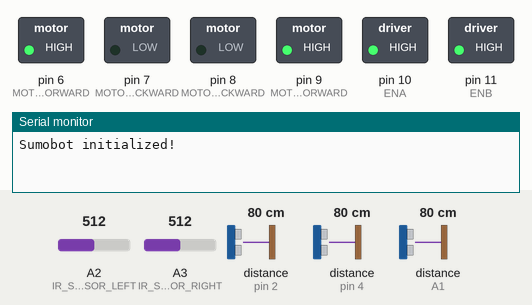
This sketch was run on a simulated Arduino Uno, built with avr-gcc and run on an emulated ATmega328P. Shown: switched loads named in the sketch (green lamp = pin HIGH), the last lines printed to the serial monitor. Wiring (inferred from the names in the program): 3 × ultrasonic range finder: trigger pin 3, echo pin 2 / trigger pin 5, echo pin 4 / trigger A0, echo A1. Dashed ring = blinking. The inputs (shaded band) are chosen by the test bench; at power-on: distance to the obstacle (sensors on pin 4, pin 2, A1) 80 cm, A2 (IR_SENSOR_LEFT) = 512, A3 (IR_SENSOR_RIGHT) = 512. The echo pulse lasts 58.3 µs per cm; pins used as bus, display or sensor lines are not drawn.

Above: at 6.2 s.
6.3 s: distance to the obstacle (sensor on pin 4) set to 2 cm
At 7.2 s:
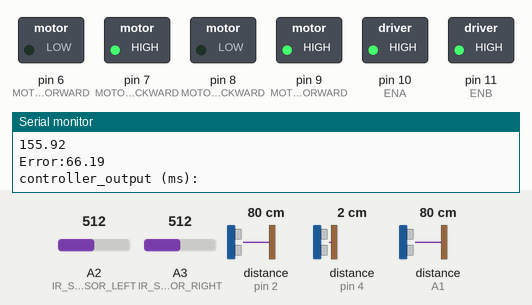
9.3 s: A2 (IR_SENSOR_LEFT) set to 690
12.3 s: A2 (IR_SENSOR_LEFT) set to 719
At 13.33 s:
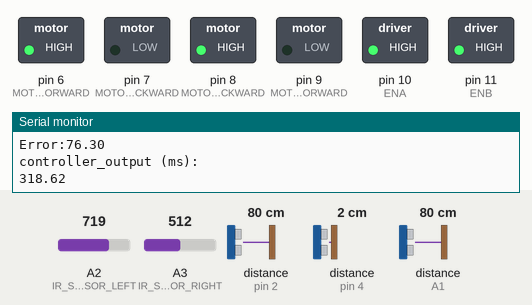
15.3 s: A2 (IR_SENSOR_LEFT) set to 306
At 15.86 s:
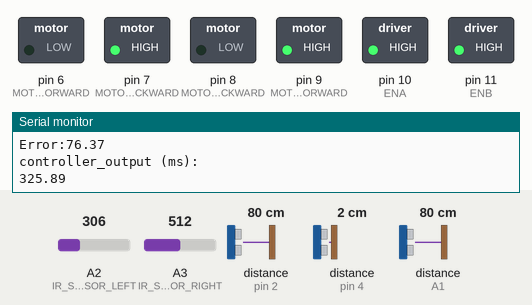
18.3 s: distance to the obstacle (sensor on pin 2) set to 4 cm
At 19.2 s:
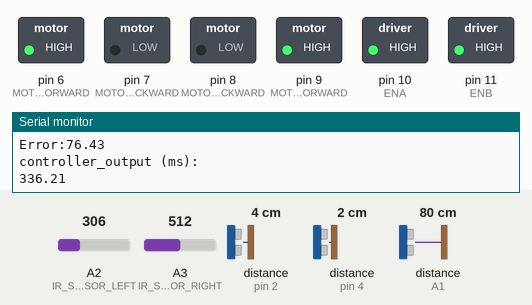
21.3 s: distance to the obstacle (sensor on A1) set to 4 cm
At 22.3 s:
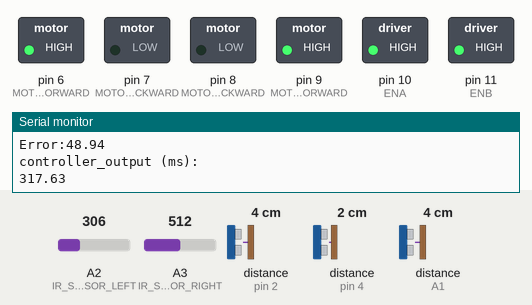
24.3 s: distance to the obstacle (sensor on A1) set to 2 cm
At 25.6 s:
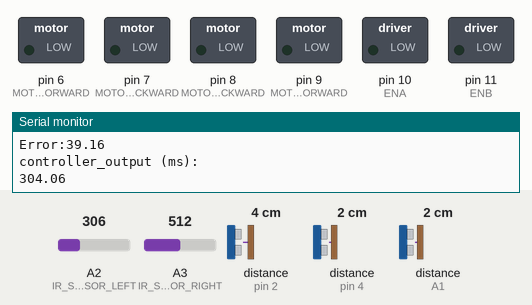
Timing chart, 0 to 27.2 s (numbered marks = the images above; inputs shaded):
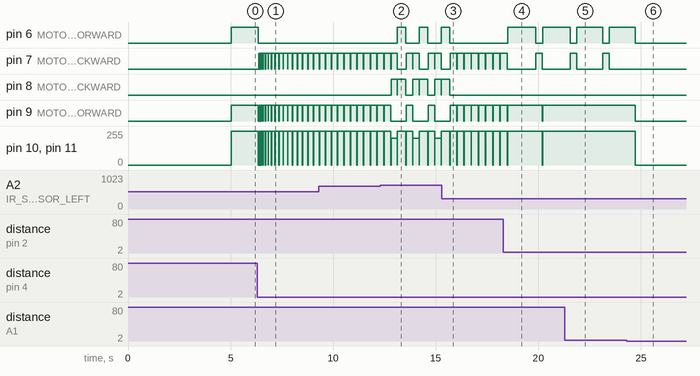

The sketch:

Sumobot2025_Code.ino
```cpp
/* Sumobot 2025 – Standard Stream
 * 代码作者: Peihong Li (李培泓), Zhengyang Yu (余政阳)
 *
 * 简介:
 *  - 三向超声 (前/左/右) + 双IR边缘检测 的对抗机器人
 *  - 以状态机 (SEARCHING / ATTACKING / AVOIDING_EDGE) 管理策略，边缘回避优先级最高
 *  - 进攻采用“50ms步长”的持续逼抢，每步都复核边缘/目标，安全且响应快
 *  - 关键改进：将PID输出由“PWM幅值”改为“固定功率下的转向时长(ms)” 结合一阶滤波、积分限幅与最大输出限制，显著提升低速段纠偏稳定性
 *
 * Overview:
 *  - Sumo robot using 3 HC-SR04 sonars (front/left/right) + dual IR line sensors.
 *  - Finite-state machine: SEARCHING / ATTACKING / AVOIDING_EDGE (edge-avoid has highest priority).
 *  - Continuous attack in 50ms steps to re-check edge/opponent frequently (safe & responsive).
 *  - Key improvement: time-based PID turning (ms) with filtering, anti-windup and output cap,
 *    much more stable than PWM-difference at low speed.
 *
 * 硬件连接 Pin Mapping:
 *  - L298N: ENA=D10(右), ENB=D11(左), R_FWD=D9, R_BWD=D8, L_BWD=D7, L_FWD=D6
 *  - 超声波: Front TRIG=D3/ECHO=D2, Left TRIG=D5/ECHO=D4, Right TRIG=A0/ECHO=A1
 *  - IR边缘: 左 A2 (白边时高), 右 A3 (白边时低)
 *
 * 关键参数 Key Params:
 *  - EDGE_DETECT_CONFIRM_COUNT=2：IR需连续命中2次才判边缘，抑制抖动
 *  - ATTACK_STEP=50ms, MAX_ATTACK_TIME=1200ms：逼抢步长 最长时长
 *  - PID: kp=4.0, ki=0.8, kd=1.5；积分限幅±50；MAX_CONTROLLER_OUTPUT=500ms
 *  - DEGREES_TO_MS=4.4：测得的机器人以满功率（PWM=255）转动 1° 所需的时间 ≈ 4.4 毫秒
 *  - 90°定时转向 delay(400)：实测所得
 *
 * 调参建议 Tuning Tips:
 *  - IR阈值：EDGE_THRESHOLD_LEFT/RIGHT 依据赛道白边反射特性微调
 *  - 攻击节奏：ATTACK_STEP 越小越灵敏但CPU 循环频率太高，频繁 delay + 传感器读取，会浪费时间在I/O上，可能还没前进出明显位移就被检测打断，逼抢动作变得断断续续，故选用50ms
 *  - PID：先调 kp 至能稳定纠偏，再加 kd 抑制抖动，最后加小幅 ki 修正系统性偏差
 *  - 最大输出：MAX_CONTROLLER_OUTPUT 控制单次转向上限，防呆/防暴走
 *
 * 安全策略 / Safety:
 *  - detect_edge() 结果一旦成立，立即抢占，执行 avoid_edge()（停→退→90°转）
 *  - 所有长动作均设置上限（如攻击总时长），防止卡死
 *
 * 已知限制 / Known Limits:
 *  - 超声测距存在盲区（<2cm无法探测）与偶发timeout，已通过滤波/上限处理提高鲁棒性
 *  - 90°转向基于定时，非闭环角度；如需精确角度，需改用带编码器的电机（本赛禁用）
 */

// -------------------- Motor control --------------------
#define ENA 10 // right PWM (L298N ENB/ENA命名随接线)
#define ENB 11 // left  PWM
#define MOTOR_RIGHT_FORWARD 9
#define MOTOR_RIGHT_BACKWARD 8
#define MOTOR_LEFT_BACKWARD 7
#define MOTOR_LEFT_FORWARD 6

// -------------------- IR sensors (edge detection) --------------------
#define IR_SENSOR_LEFT A2   // 左IR：白边时读数高（~920），阈值设高些
#define IR_SENSOR_RIGHT A3  // 右IR：白边时读数低（~30），阈值设低些

// -------------------- Ultrasonic (HC-SR04) --------------------
#define TRIG_PIN_LEFT 5
#define ECHO_PIN_LEFT 4
#define TRIG_PIN_FRONT 3
#define ECHO_PIN_FRONT 2
#define TRIG_PIN_RIGHT A0
#define ECHO_PIN_RIGHT A1

// Speed of sound cm/us (未直接使用，保留为可能的精确定义)
#define SPEED_OF_SOUND 0.034

// Sonar clamp range
#define MAX_DISTANCE 90   // 超出视为无敌人
#define MIN_DISTANCE 2    // 超声波传感器自身的探测下限

// ---------- Edge Detection Constants ----------
#define EDGE_THRESHOLD_LEFT 700   // 左IR高于此认为白边
#define EDGE_THRESHOLD_RIGHT 50   // 右IR低于此认为白边
#define WHITE_SURFACE 1
#define BLACK_SURFACE 0

// ---------- Edge detection debounce ----------
bool left_edge_detected = false;
bool right_edge_detected = false;
int edge_detect_count = 0;                  // 连续确认计数
const int EDGE_DETECT_CONFIRM_COUNT = 2;    // 去抖：至少命中2次才判定

// ---------- PID (time-based output in ms) ----------
float kp = 4.0;
float ki = 0.8;
float kd = 1.5;

float prev_error = 0;
float error = 0;
float integral = 0;                 // 抗积分饱和在控制函数中
float controller_output = 0;        // 输出：转向时间 (ms)
float MAX_CONTROLLER_OUTPUT = 500;  // 单次最大转向时长 (ms)

int flag = 0;                       // 1:right, 2:left（用于选择误差来源）
float filtered_error = 0;           // 一阶滤波误差
float filtered_dir_error = 0;

// Rotation constant (if need angle-based timing)
#define DEGREES_TO_MS 4.4

// ---------- FSM ----------
enum RobotState { SEARCHING, ATTACKING, AVOIDING_EDGE };
RobotState currentState = SEARCHING;

void setup() {
  Serial.begin(9600);

  // Motors
  pinMode(ENA, OUTPUT);
  pinMode(ENB, OUTPUT);
  pinMode(MOTOR_LEFT_FORWARD, OUTPUT);
  pinMode(MOTOR_LEFT_BACKWARD, OUTPUT);
  pinMode(MOTOR_RIGHT_FORWARD, OUTPUT);
  pinMode(MOTOR_RIGHT_BACKWARD, OUTPUT);

  // IR
  pinMode(IR_SENSOR_LEFT, INPUT);
  pinMode(IR_SENSOR_RIGHT, INPUT);

  // Sonars
  pinMode(TRIG_PIN_FRONT, OUTPUT);
  pinMode(ECHO_PIN_FRONT, INPUT);
  pinMode(TRIG_PIN_LEFT, OUTPUT);
  pinMode(ECHO_PIN_LEFT, INPUT);
  pinMode(TRIG_PIN_RIGHT, OUTPUT);
  pinMode(ECHO_PIN_RIGHT, INPUT);

  delay(5000); // 开赛前预留校准/放置时间
  Serial.println("Sumobot initialized!");
}

void loop() {
  // 1) 边缘优先：一旦探测到边缘，立刻进入回避流程
  if (detect_edge()) {
    currentState = AVOIDING_EDGE;
    avoid_edge();
    integral = 0;     // 切状态时重置积分，防止残留
    return;
  }

  // 2) 正常对抗逻辑
  currentState = SEARCHING;
  String direction = detect_robot_dir();  // 基于三向最小距离选择方向

  if (direction == "front") {
    currentState = ATTACKING;
    attack_continuously();  // 50ms 步长的持续逼抢（内含边缘/目标复核）
    integral = 0;           // 直行后复位积分
  } else if (direction == "right") {
    flag = 1;
    turn_right_time(get_dir_error(flag));  // 时间式PID：输出为delay(ms)
  } else if (direction == "left"){
    flag = 2;
    turn_left_time(get_dir_error(flag));
  } else {
    rotate();  // 未锁定目标：原地对转进行检索
  }
}

// 持续逼抢：每50ms复核一次边缘与目标，以安全与响应速度为平衡
void attack_continuously() {
  int attack_duration = 0;
  const int MAX_ATTACK_TIME = 1200; // 单次逼抢上限
  const int ATTACK_STEP = 50;       // 50ms步长

  while (attack_duration < MAX_ATTACK_TIME) {
    if (detect_edge()) {
      stop_motors();
      move_backward();
      delay(10);
      return;
    }

    String current_direction = detect_robot_dir();
    if (current_direction != "front") {
      stop_motors(); // 目标偏移，立即停止本次逼抢
      return;
    }

    move_forward();
    delay(ATTACK_STEP);
    attack_duration += ATTACK_STEP;
  }
  return;
}

// 原地对转（右轮前进，左轮后退）
void rotate() {
  digitalWrite(MOTOR_RIGHT_FORWARD, HIGH);
  digitalWrite(MOTOR_RIGHT_BACKWARD, LOW);
  analogWrite(ENB, 255);

  digitalWrite(MOTOR_LEFT_FORWARD, LOW);
  digitalWrite(MOTOR_LEFT_BACKWARD, HIGH);
  analogWrite(ENA, 255);
}

// ---- 边缘检测（带去抖）----
bool detect_edge() {
  int left_sensor = analogRead(IR_SENSOR_LEFT);
  int right_sensor = analogRead(IR_SENSOR_RIGHT);

  // 判定：左高于阈值/右低于阈值即视为白边
  left_edge_detected = (left_sensor > EDGE_THRESHOLD_LEFT);
  right_edge_detected = (right_sensor < EDGE_THRESHOLD_RIGHT);

  if (left_edge_detected || right_edge_detected) {
    edge_detect_count++;     // 连续命中次数+1
  } else {
    edge_detect_count = 0;   // 只要一次不命中就清零
  }
  return edge_detect_count >= EDGE_DETECT_CONFIRM_COUNT;
}

// ---- 回避流程：停→退→按侧转90°（定时），最后清状态 ----
void avoid_edge() {
  stop_motors();
  delay(10);

  move_backward();
  delay(300);

  stop_motors();
  delay(10);

  if (left_edge_detected && !right_edge_detected) {
    turn_right_90();
  } else if (right_edge_detected && !left_edge_detected) {
    turn_left_90();
  } else if (left_edge_detected && right_edge_detected) {
    // 双侧同时触边：加大后退并右转（可改为随机）
    move_backward();
    delay(300);
    turn_right_90();
  }

  // 清空缓存，避免连锁触发
  left_edge_detected = false;
  right_edge_detected = false;
  edge_detect_count = 0;

  stop_motors();
  delay(10);
}

// ---- 基于三向距离的对手方位判定（取最小者）----
String detect_robot_dir() {
  float front_dist = front_distance();
  float left_dist = left_distance();
  float right_dist = right_distance();

  if ((front_dist < left_dist) && (front_dist < right_dist)) {
    return "front";
  } else if ((left_dist < front_dist) && (left_dist < right_dist)) {
    return "left";
  } else if ((right_dist < front_dist) && (right_dist < left_dist)) {
    return "right";
  } else {
    return "None";
  }
}

// -------------------- Motion primitives --------------------
void move_forward() {
  analogWrite(ENA, 255);
  analogWrite(ENB, 255);
  digitalWrite(MOTOR_LEFT_FORWARD, HIGH);
  digitalWrite(MOTOR_LEFT_BACKWARD, LOW);
  digitalWrite(MOTOR_RIGHT_FORWARD, HIGH);
  digitalWrite(MOTOR_RIGHT_BACKWARD, LOW);
}

void move_backward() {
  analogWrite(ENA, 200);
  analogWrite(ENB, 200);
  digitalWrite(MOTOR_LEFT_FORWARD, LOW);
  digitalWrite(MOTOR_LEFT_BACKWARD, HIGH);
  digitalWrite(MOTOR_RIGHT_FORWARD, LOW);
  digitalWrite(MOTOR_RIGHT_BACKWARD, HIGH);
}

void stop_motors() {
  analogWrite(ENA, 0);
  analogWrite(ENB, 0);
  digitalWrite(MOTOR_LEFT_FORWARD, LOW);
  digitalWrite(MOTOR_LEFT_BACKWARD, LOW);
  digitalWrite(MOTOR_RIGHT_FORWARD, LOW);
  digitalWrite(MOTOR_RIGHT_BACKWARD, LOW);
}

// 90°定时转向：400ms为实测经验值
void turn_left_90() {
  analogWrite(ENA, 255);
  analogWrite(ENB, 255);
  digitalWrite(MOTOR_LEFT_FORWARD, LOW);
  digitalWrite(MOTOR_LEFT_BACKWARD, HIGH);
  digitalWrite(MOTOR_RIGHT_FORWARD, HIGH);
  digitalWrite(MOTOR_RIGHT_BACKWARD, LOW);
  delay(400);
  stop_motors();
}

void turn_right_90() {
  analogWrite(ENA, 255);
  analogWrite(ENB, 255);
  digitalWrite(MOTOR_LEFT_FORWARD, HIGH);
  digitalWrite(MOTOR_LEFT_BACKWARD, LOW);
  digitalWrite(MOTOR_RIGHT_FORWARD, LOW);
  digitalWrite(MOTOR_RIGHT_BACKWARD, HIGH);
  delay(400);
  stop_motors();
}

// ---- 方向误差：使用 |F-R| 或 |F-L|，并做轻滤波 ----
float get_dir_error(int flag) {
  float raw_error;
  if (flag == 1) {
    raw_error = abs(front_distance() - right_distance());
  } else if (flag == 2) {
    raw_error = abs(front_distance() - left_distance());
  } else {
    raw_error = 0;
  }
  // 轻滤波，抑制超声瞬时噪声
  filtered_dir_error = 0.8 * filtered_dir_error + 0.2 * raw_error;

  Serial.print("Error:");
  Serial.println(filtered_dir_error);
  return filtered_dir_error;
}

// ---- 时间式PID控制器：输出为“转向时长 (ms)” ----
float time_controller(float error) {
  // 一阶低通滤波，稳定误差
  filtered_error = 0.9 * filtered_error + 0.1 * error;

  // 小误差死区：避免无意义微动
  if (filtered_error < 1.5) {
    return 0;
  }

  integral += filtered_error;
  // 抗积分饱和：防止长时间偏差导致过大超调
  integral = constrain(integral, -50, 50);

  float derivative = filtered_error - prev_error;
  controller_output = kp * filtered_error + ki * integral + kd * derivative;

  // 限幅：确保单次转向时长 <= 500ms
  controller_output = constrain(controller_output, 0, MAX_CONTROLLER_OUTPUT);

  prev_error = filtered_error;

  Serial.println("controller_output (ms):");
  Serial.println(controller_output);
  return controller_output; // ms
}

// ---- 右转（时间式）：全功率 + 定时，避免低速死区 ----
void turn_right_time(float error) {
  float turn_time = time_controller(error);
  if (turn_time > 0) {
    // 左轮前进、右轮后退 -> 右转
    digitalWrite(MOTOR_LEFT_FORWARD, HIGH);
    digitalWrite(MOTOR_LEFT_BACKWARD, LOW);
    analogWrite(ENB, 255);

    digitalWrite(MOTOR_RIGHT_FORWARD, LOW);
    digitalWrite(MOTOR_RIGHT_BACKWARD, HIGH);
    analogWrite(ENA, 255);

    delay(turn_time);
    stop_motors();
    delay(1); // 机械稳定
  }
}

// ---- 左转（时间式）----
void turn_left_time(float error) {
  float turn_time = time_controller(error);
  if (turn_time > 0) {
    // 右轮前进、左轮后退 -> 左转
    digitalWrite(MOTOR_RIGHT_FORWARD, HIGH);
    digitalWrite(MOTOR_RIGHT_BACKWARD, LOW);
    analogWrite(ENA, 255);

    digitalWrite(MOTOR_LEFT_FORWARD, LOW);
    digitalWrite(MOTOR_LEFT_BACKWARD, HIGH);
    analogWrite(ENB, 255);

    delay(turn_time);
    stop_motors();
    delay(1);
  }
}

// ---- 距离读数（带超时与上下限裁剪）----
float front_distance() { return get_distance(TRIG_PIN_FRONT, ECHO_PIN_FRONT) - 2; } // -2 作微校正
float left_distance()  { return get_distance(TRIG_PIN_LEFT,  ECHO_PIN_LEFT); }
float right_distance() { return get_distance(TRIG_PIN_RIGHT, ECHO_PIN_RIGHT); }

float get_distance(int TRIG_PIN, int ECHO_PIN) {
  digitalWrite(TRIG_PIN, LOW);
  delayMicroseconds(2);
  digitalWrite(TRIG_PIN, HIGH);
  delayMicroseconds(10);
  digitalWrite(TRIG_PIN, LOW);

  // 超时：30ms内未返回视为失败 -> 返回MAX_DISTANCE
  float duration = pulseIn(ECHO_PIN, HIGH, 30000);
  if (duration == 0) return MAX_DISTANCE;

  float distance = duration / 58.0; // HC-SR04 常用换算
  if (distance > MAX_DISTANCE) return MAX_DISTANCE;
  if (distance < MIN_DISTANCE)  return MIN_DISTANCE;
  return distance;
}
```

Measured:
- the behaviour switches between 700 and 701 on A2 (IR_SENSOR_LEFT) (found by bisection; images 1 and 2)
- the behaviour switches between 3 and 2 cm on distance to the obstacle (sensor on A1) (found by bisection; images 5 and 6)
- after the input at 6.3 s, pin 6 (MOTOR_LEFT_FORWARD): HIGH → LOW after 0.05 s; pin 7 (MOTOR_LEFT_BACKWARD): LOW → HIGH after 0.06 s, then repeats every 0.04 s: LOW 0.02 s, HIGH 0.02 s
- after the input at 12.3 s, pin 6 (MOTOR_LEFT_FORWARD): alternates HIGH for 0.40 s and LOW for 0.67 s, starting after 0.83 s; pin 8 (MOTOR_RIGHT_BACKWARD): LOW → HIGH after 0.52 s, then repeats every 1.1 s: LOW 0.01 s, HIGH 0.40 s, LOW 0.36 s, HIGH 0.30 s
- after the input at 15.3 s, pin 6 (MOTOR_LEFT_FORWARD), pin 8 (MOTOR_RIGHT_BACKWARD): goes on until 15.7 s, then stays LOW; pin 9 (MOTOR_RIGHT_FORWARD): alternates HIGH for 0.33 s and LOW for 0.02 s, starting after 0.75 s
- after the input at 18.3 s, pin 6 (MOTOR_LEFT_FORWARD): LOW → HIGH after 0.20 s, → LOW 1.4 s later, → HIGH 0.34 s later; pin 9 (MOTOR_RIGHT_FORWARD): HIGH → LOW after 1.9 s, → HIGH 0.01 s later; pin 10 (ENA), pin 11 (ENB): 255/255 → 0/255 after 1.9 s, → 255/255 0.01 s later
- after the input at 21.3 s, pin 9 (MOTOR_RIGHT_FORWARD): stops changing and stays HIGH; pin 10 (ENA), pin 11 (ENB): stops changing and stays 255/255
- after the input at 24.3 s, pin 6 (MOTOR_LEFT_FORWARD): goes on until 24.7 s, then stays LOW; pin 7 (MOTOR_LEFT_BACKWARD): stops changing and stays LOW; pin 9 (MOTOR_RIGHT_FORWARD): HIGH → LOW after 0.42 s; pin 10 (ENA), pin 11 (ENB): 255/255 → 0/255 after 0.42 s
